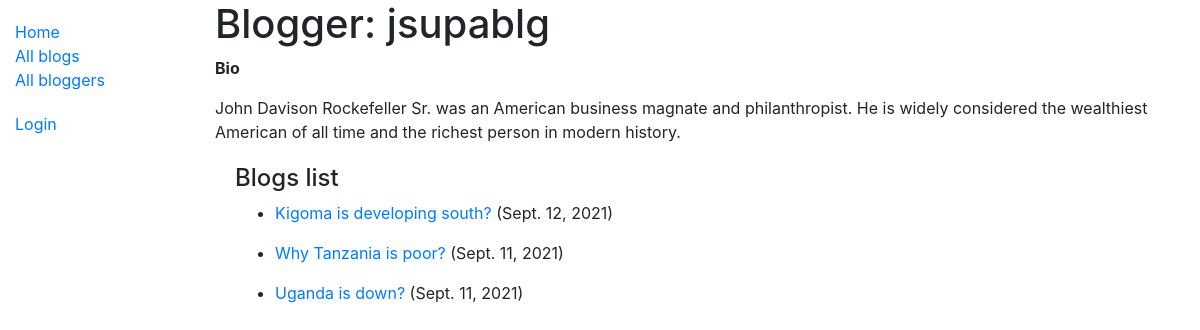
/blog/blogger/1, run on the app's committed database.
### blog/models.py (models this page shows, shortened)
class Blogger(models.Model):
    author = models.ForeignKey(User, on_delete=models.SET_NULL, null=True)
    bio = models.TextField(max_length=500, help_text='Enter your bio details here.')
    class Meta:
        ordering = ['author']
    def display_shor_bio_description(self):
        """Create a string for the bio. This is required to display the first 100 words of blogger biography in the admin interface."""
        if len(self.bio) > 100:
            self.bio = self.bio[:100]
            return self.bio + ' ...'
        return self.bio
    display_shor_bio_description.short_description = 'Bio'

class Blog(models.Model):
    name = models.CharField(max_length=200)
    blogger = models.ForeignKey('Blogger', on_delete=models.SET_NULL, null=True)
    description = models.TextField(max_length=1000, help_text='Enter you blog text here.')
    post_date = models.DateField(default=date.today)
    class Meta:
        ordering = ['-post_date']
        permissions = (("can_add_and_update_and_delete_blog", "View blogs as blogger"),)
    def get_absolute_url(self):
        return reverse('blog-detail', args=[str(self.id)])

### blog/views.py (the view)
# urls.py: path('blogger/<int:pk>', views.BloggerDetailView.as_view(), name='blogger-detail'),
class BloggerDetailView(generic.DetailView):
    model = Blogger

### blog/templates/blog/blogger_detail.html
{% extends "base_generic.html" %}
{% block content %}
  <h1>Blogger: {{ blogger.author }}</h1>
  <p><strong>Bio</strong></p> <p>{{ blogger.bio }}</p>
  <div style="margin-left:20px;margin-top:20px">
    <h4>Blogs list</h4>
    <ul>
        {% for blog in blogger.blog_set.all %}
            <li>
                <p><a href="{{ blog.get_absolute_url }}">{{blog.name}}</a> ({{ blog.post_date }})</p>
            </li>
        {% endfor %}
    </ul>
  </div>
{% endblock %}

### data on the page
Blogger: author "jsupablg", bio "John Davison Rockefeller Sr. was an American business magnate and philanthropist. He is widely considered the wealthiest American of all time and the richest person in modern history."
Blog: name "Kigoma is developing south?", post_date "Sept. 12, 2021"
Blog: name "Why Tanzania is poor?", post_date "Sept. 11, 2021"
Blog: name "Uganda is down?", post_date "Sept. 11, 2021"
